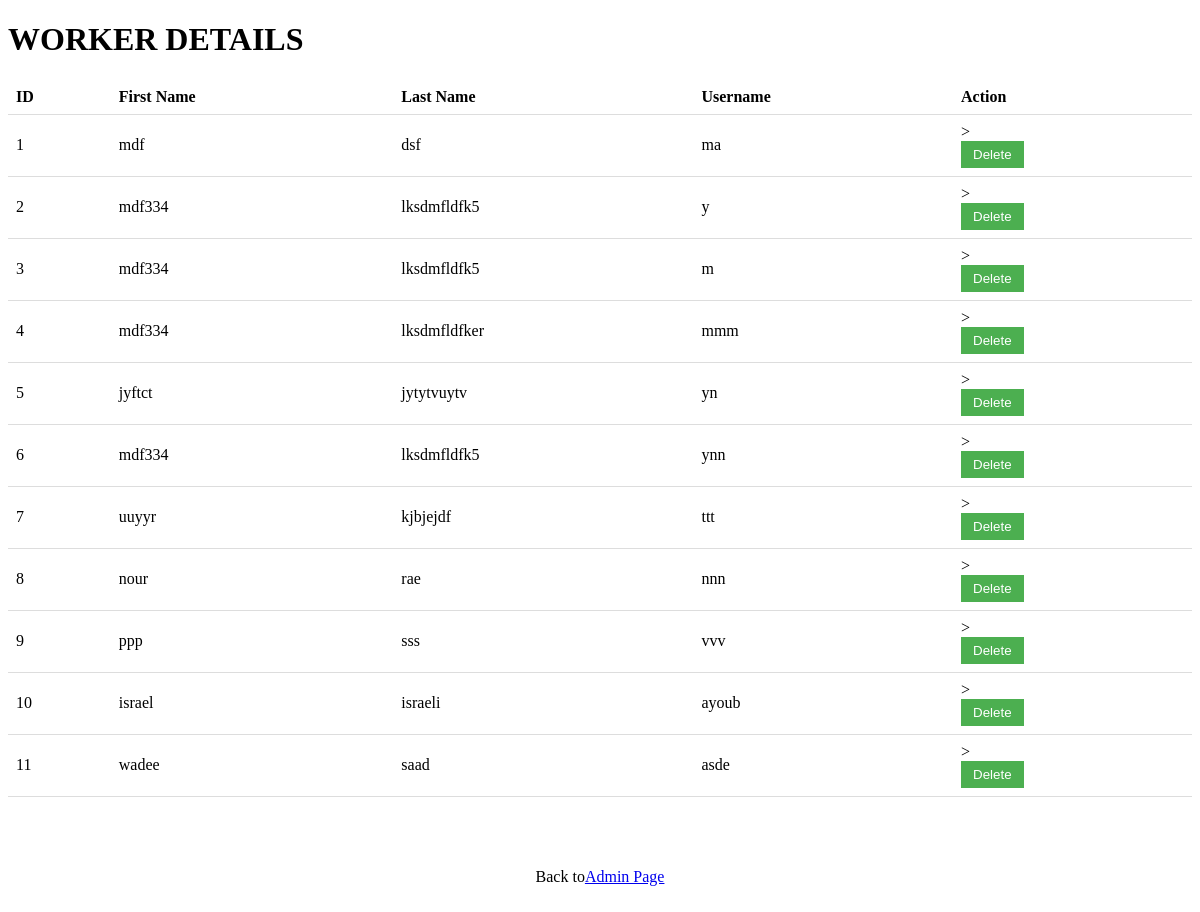
/Table_Worker/, run on an earlier commit of the app's database.
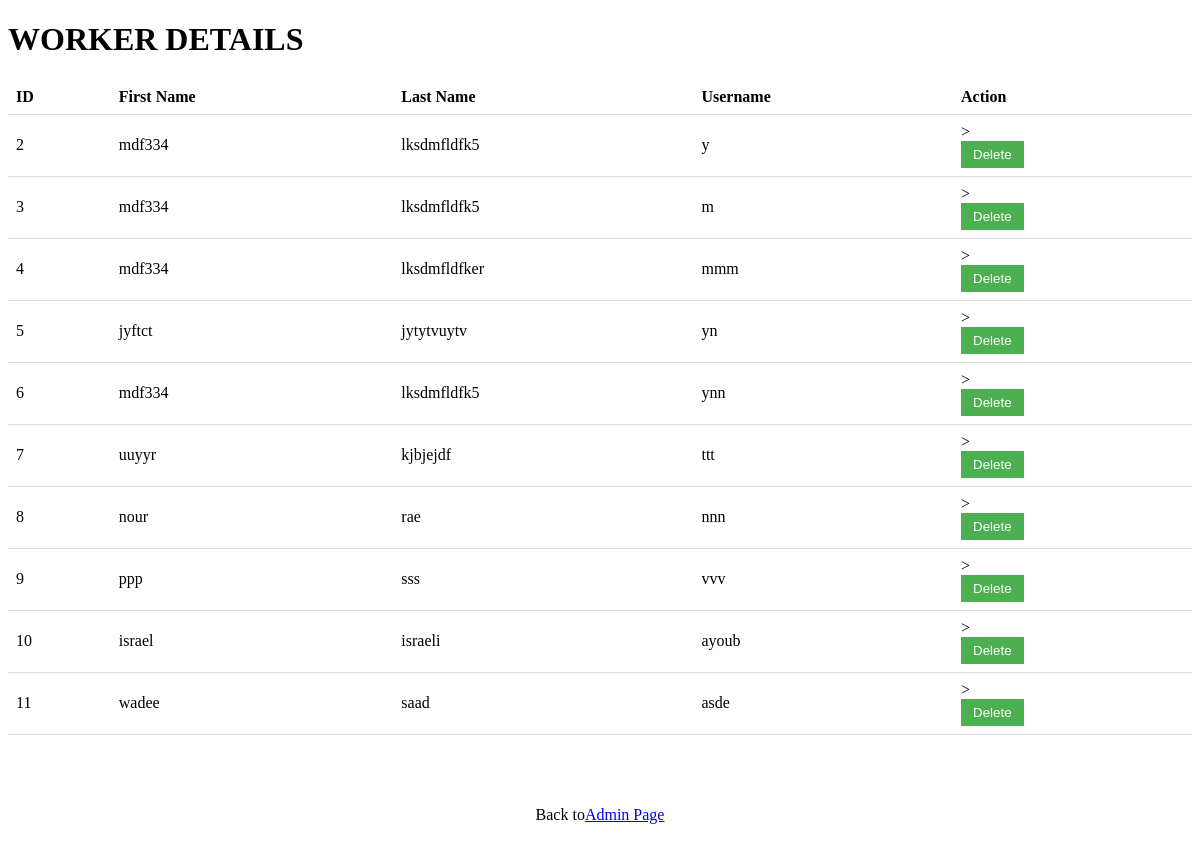
And on a later commit of the database.
### Boards/models.py (models this page shows, shortened)
class Worker(models.Model):
    user = models.OneToOneField(User, on_delete=models.CASCADE)
    id_user = models.IntegerField()
    profile_pic = models.ImageField(
        upload_to='profile_pic/CustomerProfilePic/', null=True, blank=True)
    mobile = models.CharField(max_length=20, null=False)
    email = models.EmailField(null=False, default="")

### Boards/views.py (the view)
# urls.py: path('Table_Worker/', views.Table_worker, name='Table_worker'),
def Table_worker(request):
    workers = Worker.objects.all()
    return render(request, 'detailsWorker.html', {'workers': workers})

### Templates/detailsWorker.html (shortened to what this page needs)
<!DOCTYPE html>
<html>
  <head>
  </head>
  <body>
    <h1>WORKER DETAILS</h1>
    <table>
      <tr>
        <th>ID</th>
        <th>First Name</th>
        <th>Last Name</th>
        <th>Username</th>
        <th>Action</th>
      </tr>
      {% for Worker in workers %}
      <tr>
        <td>{{ Worker.id }}</td>
        <td>{{ Worker.user.first_name }}</td>
        <td>{{ Worker.user.last_name }}</td>
        <td>{{ Worker.user.username }}</td>
        <td>
          >
          <form action="{% url 'delete_worker' Worker.id %}" method="POST">
            <button
              type="submit"
              class="delete-button"
              data-id="{{ Worker.id }}"
            >
              Delete
            </button>
          </form>
        </td>
      </tr>
      {% endfor %}
    </table>
    <div
      style="
        display: flex;
        justify-content: center;
        align-items: center;
        height: 20vh;
      "
    >
      Back to <a href="/HomePageadmin"> Admin Page </a>
    </div>
  </body>
</html>

What changed in the data, as far as the page shows it:
removed Worker: id "1", user.first_name "mdf", user.last_name "dsf", user.username "ma"
